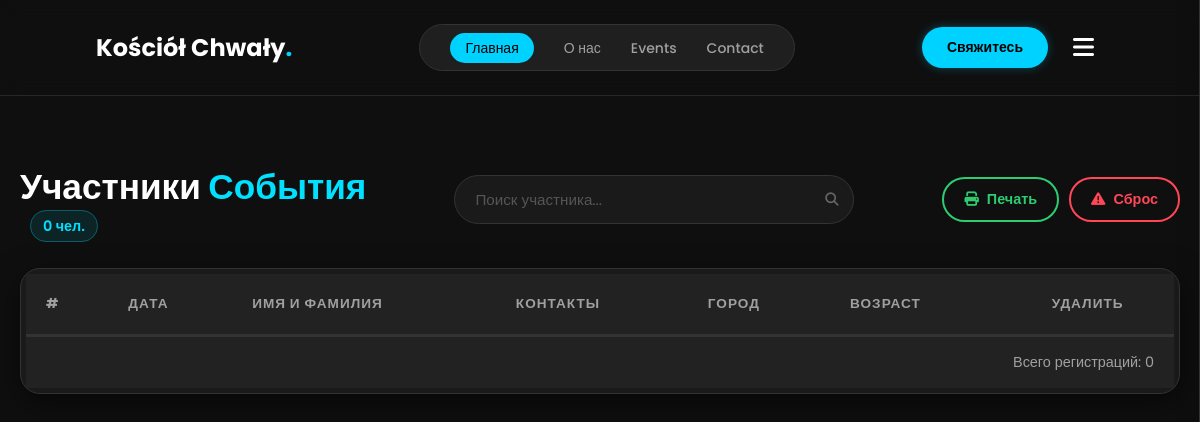
/adminPanel/form/ (signed in), run on an earlier commit of the app's database.
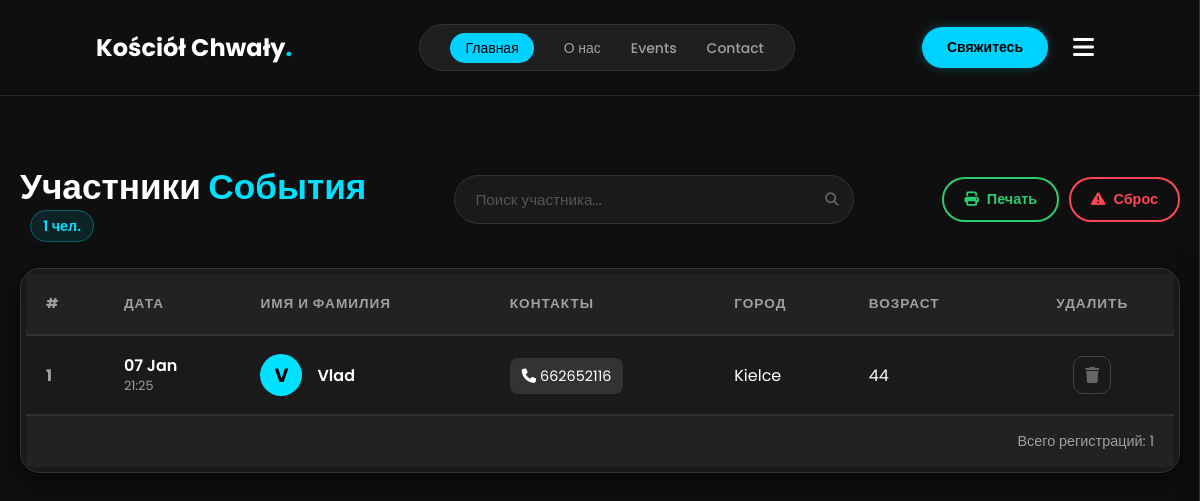
And on a later commit of the database.
### Kościół/models.py (models this page shows)
class UserRegistration(models.Model):
    full_name = models.CharField(max_length=60)
    user_phone = models.CharField(max_length=20)
    city = models.CharField(max_length=50)
    age = models.PositiveSmallIntegerField(verbose_name="Возраст")
    text_comment = models.CharField(max_length=50, blank=True)
    created_at = models.DateTimeField(auto_now_add=True, verbose_name="Дата регистрации")

### Kościół/views.py (the view)
# urls.py: path('adminPanel/form/', views.PageFormUser.as_view(), name='page_formUser'),
class PageFormUser(LoginRequiredMixin, UserPassesTestMixin, ListView):
    model = UserRegistration
    template_name = 'registers/FormRegister.html'
    success_url = reverse_lazy('Cosciol:adminPanel')
    context_object_name = 'users'
    def test_func(self):
        return self.request.user.is_superuser
    def get_queryset(self):
        queryset = UserRegistration.objects.all().order_by('-created_at')
        search_query = self.request.GET.get('q')
        if search_query:
            queryset = queryset.filter(full_name__icontains=search_query)
        return queryset
    def get_context_data(self, **kwargs):
        context = super().get_context_data(**kwargs)
        context['search_query'] = self.request.GET.get('q', '')
        context['users_integer'] = self.get_queryset().count()
        return context

### Kościół/templates/registers/FormRegister.html (shortened to what this page needs)
{% extends "main/base.html" %}
{% load static %}
{% block extra_css %}
    <link rel="stylesheet" href="{% static 'css/FormRegister.css'%}">
    <link rel="stylesheet" href="https://cdnjs.cloudflare.com/ajax/libs/font-awesome/6.4.0/css/all.min.css">
{% endblock %}
{% block body %}
    <div class="main-container">
        <div class="top-bar">
            <div class="title-box">
                <h1>Участники <span class="highlight">События</span></h1>
                <span class="badge-count">{{ users_integer }} чел.</span>
            </div>
            <form class="search-box" action="" name="q" method="get">
                <input type="text" name="q" placeholder="Поиск участника...">
                <button type="submit">
                    <i class="fa-solid fa-magnifying-glass"></i>
                </button>
            </form>
            <div class="actions-box">
                <button class="btn-action btn-print" onclick="window.print()">
                    <i class="fa-solid fa-print"></i> <span class="btn-text">Печать</span>
                </button>
                <form action="{% url 'Cosciol:delete_all_user' %}" method="post">
                    <button class="btn-action btn-danger-glow" title="Удалить всех участников">
                        <i class="fa-solid fa-triangle-exclamation"></i> <span class="btn-text">Сброс</span>
                    </button>
                </form>
            </div>
        </div>
        <div class="table-card">
            <div class="table-scroll">
                <table>
                    <thead>
                        <tr>
                            <th>#</th>
                            <th>Дата</th>
                            <th>Имя и Фамилия</th>
                            <th>Контакты</th>
                            <th>Город</th>
                            <th>Возраст</th>
                            <th class="text-center">Удалить</th>
                        </tr>
                    </thead>
                    <tbody>
                        {% for user in users%}
                        <tr>
                            <td class="id-col">{{ forloop.counter }}</td>
                            <td class="date-col">
                                {{ user.created_at|date:"d M"}} <br> <span>{{ user.created_at|date:"H:i"}}</span>
                            </td>
                            <td class="user-info">
                                <div class="avatar-circle">{{ user.full_name|slice:"1"}}</div>
                                <div>
                                    <span class="name">{{ user.full_name}}</span>
                                </div>
                            </td>
                            <td>
                                <a href="{{ user.user_phone }}" class="phone-link">
                                    <i class="fa-solid fa-phone"></i> {{ user.user_phone}}
                                </a>
                            </td>
                            <td>{{ user.city }}</td>
                            <td>{{ user.age }}</td>
                            <form action="{% url 'Cosciol:Delet_user' user.id %}" method="post">
                                <td class="text-center">
                                    <button class="btn-delete">
                                        <i class="fa-solid fa-trash"></i>
                                    </button>
                                </td>
                            </form>
                        </tr>
                    {% endfor%}
                    </tbody>
                </table>
            </div>
            <div class="table-footer">
                Всего регистраций: {{ users_integer }}
            </div>
        </div>
    </div>
{% endblock %}

### Kościół/templates/main/base.html (shortened to what this page needs)
{% load static %}
<!DOCTYPE html>
<html lang="ru">
<head>
    <link rel="stylesheet" href="https://cdnjs.cloudflare.com/ajax/libs/font-awesome/6.4.0/css/all.min.css">
    <link rel="stylesheet" href="{% static 'css/style.css' %}">
    {% block extra_css %}{% endblock %}
</head>
<body>
    <header>
        <a href="{% url 'Cosciol:index' %}" style="text-decoration: none;">
            <div class="logo">Kościół Chwały<span class="dot">.</span></div>
        </a>
        <nav class="navbar">
            <ul>
                <li><a href="{% url 'Cosciol:index' %}" class="active">Главная</a></li>
                <li><a href="#about">О нас</a></li>
                <li><a href="#events">Events</a></li>
                <li><a href="#contact">Contact</a></li>
            </ul>
        </nav>
        <div class="header-buttons">
            <a href="#contact" class="btn-talk">Свяжитесь</a>
            <div class="burger-menu" onclick="toggleMenu()">
                <i class="fa-solid fa-bars"></i>
            </div>
        </div>
    </header>
    {% block body %}
    {% endblock %}
</body>
</html>

### Kościół/static/css/style.css (style rules this page uses)
* { margin: 0; padding: 0; box-sizing: border-box; text-decoration: none; list-style: none; border: none; outline: none; }
:root { --bg-color: #0b0b0b; --text-color: #ffffff; --text-gray: #a0a0a0; --main-color: #00d2ff; --nav-bg: #1f1f1f; --card-bg: #1f1f1f; --input-bg: #111; --border-color: #333; --font-main: 'Poppins', sans-serif; }
body { background-color: var(--bg-color); color: var(--text-color); font-family: var(--font-main); overflow-x: hidden; }
header { position: fixed; top: 0; left: 0; width: 100%; padding: 20px 8%; display: flex; justify-content: space-between; align-items: center; background: transparent; z-index: 100; backdrop-filter: blur(10px); border-bottom: 1px solid rgba(255, 255, 255, 0.1); }
.logo { font-size: 24px; font-weight: 700; color: var(--text-color); }
.logo .dot { color: var(--main-color); }
.navbar { background: var(--nav-bg); padding: 10px 30px; border-radius: 50px; border: 1px solid var(--border-color); }
.navbar ul { display: flex; gap: 30px; }
.navbar a { color: var(--text-gray); font-size: 14px; font-weight: 500; transition: 0.3s; }
.navbar a:hover, .navbar a.active { color: var(--text-color); }
.navbar a.active { background: var(--main-color); color: #000; padding: 5px 15px; border-radius: 20px; }
.btn-talk { background: var(--main-color); color: #000; padding: 10px 25px; border-radius: 30px; font-weight: 600; font-size: 14px; transition: 0.3s; box-shadow: 0 0 10px rgba(0, 210, 255, 0.3); }
.header-buttons { display: flex; align-items: center; gap: 15px; }
.btn-talk { white-space: nowrap; }
.burger-menu { cursor: pointer; color: white; font-size: 24px; padding: 10px; transition: 0.2s; }

What changed in the data, as far as the page shows it:
added UserRegistration: created_at "07 Jan", created_at "21:25", full_name "V", full_name "Vlad", user_phone "662652116", city "Kielce", age "44"
Also different on the page:
{{ users_integer }}: "0" → "1"
